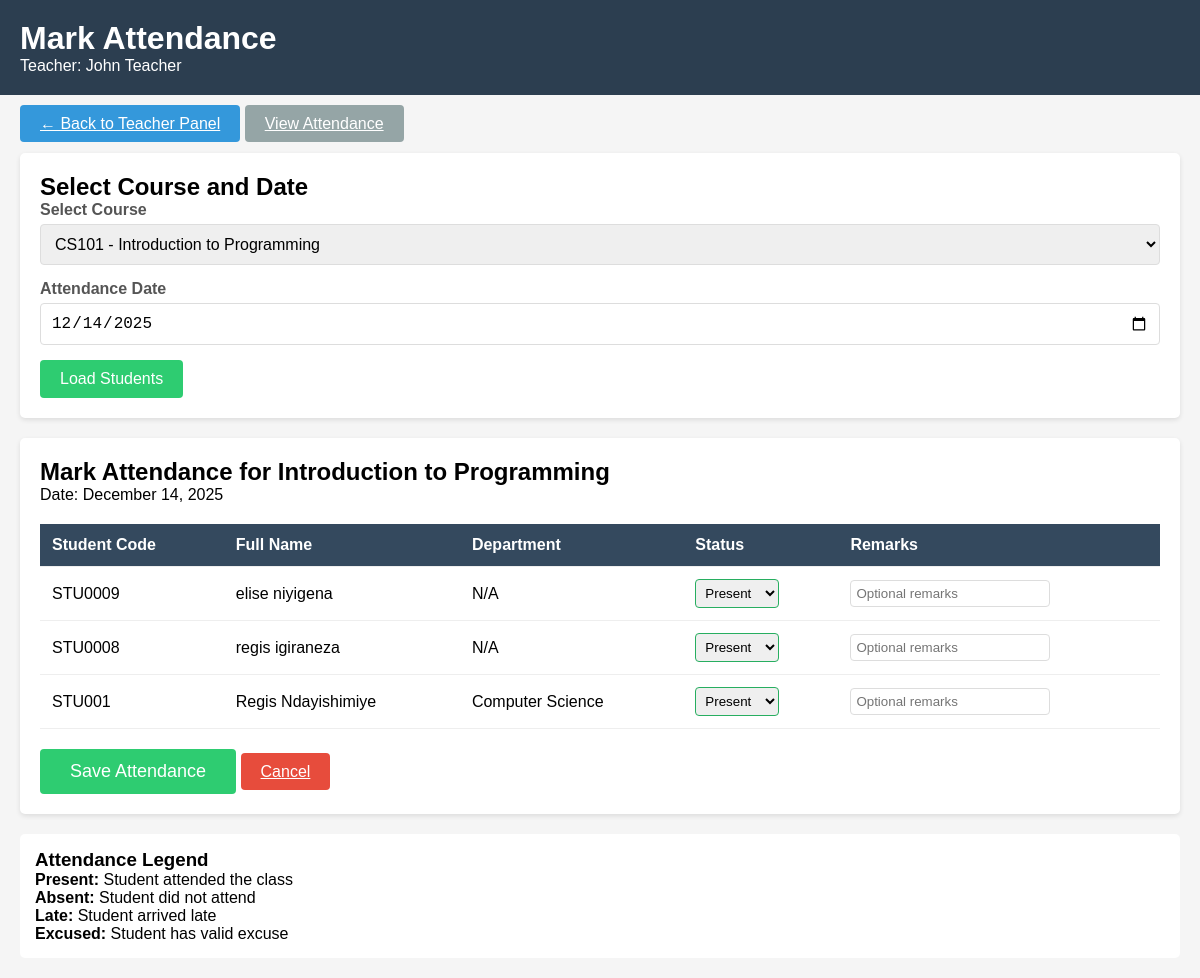
Page /mark_attendance.php?course_id=1 (signed in) on the committed database.
### tables this page shows
CREATE TABLE `courses` (
  `course_id` int(11) NOT NULL,
  `course_code` varchar(20) NOT NULL,
  `course_name` varchar(200) NOT NULL,
  `teacher_id` int(11) DEFAULT NULL,
  `schedule_day` varchar(20) DEFAULT NULL,
  `schedule_time` time DEFAULT NULL,
  `created_at` timestamp NOT NULL DEFAULT current_timestamp()
);

CREATE TABLE `students` (
  `student_id` int(11) NOT NULL,
  `user_id` int(11) DEFAULT NULL,
  `student_code` varchar(20) NOT NULL,
  `department` varchar(100) DEFAULT NULL,
  `year_of_study` int(11) DEFAULT NULL,
  `phone` varchar(20) DEFAULT NULL
);

CREATE TABLE `users` (
  `id` int(11) NOT NULL,
  `username` varchar(50) NOT NULL,
  `email` varchar(100) NOT NULL,
  `password` varchar(255) NOT NULL,
  `role` enum('admin','teacher','student') NOT NULL,
  `full_name` varchar(100) NOT NULL,
  `created_at` timestamp NOT NULL DEFAULT current_timestamp()
);

### mark_attendance.php (the view, shortened to what this page needs)
<?php
$conn = db_connect();
$teacher_id = $_SESSION['user_id'];
$courses_sql = "SELECT * FROM courses WHERE teacher_id = :teacher_id ORDER BY course_name";
$courses_stmt = $conn->prepare($courses_sql);
$courses_stmt->bindParam(':teacher_id', $teacher_id);
$courses_stmt->execute();
$courses = $courses_stmt->fetchAll();
$selected_course_id = $_GET['course_id'] ?? ($_POST['course_id'] ?? '');
$selected_date = $_GET['date'] ?? ($_POST['attendance_date'] ?? date('Y-m-d'));
?>
<!DOCTYPE html>
<html>
<head>
</head>
<body>
    <div class="header">
        <h1>Mark Attendance</h1>
        <p>Teacher: <?php echo htmlspecialchars($_SESSION['full_name']); ?></p>
    </div>
    <div class="container">
        <div style="margin-bottom: 20px;">
            <a href="teacher.php" class="btn">← Back to Teacher Panel</a>
            <a href="view_attendance.php" class="btn" style="background:#95a5a6;">View Attendance</a>
        </div>
        <div class="form-section">
            <h2>Select Course and Date</h2>
            <form method="GET" action="">
                <div class="form-group">
                    <label for="course_id">Select Course</label>
                    <select name="course_id" id="course_id" class="form-control" required>
                        <?php foreach ($courses as $course): ?>
                            <option value="<?php echo $course['course_id']; ?>"
                                <?php echo ($selected_course_id == $course['course_id']) ? 'selected' : ''; ?>>
                                <?php echo htmlspecialchars($course['course_code'] . ' - ' . $course['course_name']); ?>
                            </option>
                        <?php endforeach; ?>
                    </select>
                </div>
                <div class="form-group">
                    <label for="date">Attendance Date</label>
                    <input type="date" name="date" id="date" class="form-control"
                           value="<?php echo htmlspecialchars($selected_date); ?>" required>
                </div>
                <button type="submit" class="btn btn-success">Load Students</button>
            </form>
        </div>
        <?php if (!empty($selected_course_id) && !empty($selected_date)):
            $course_sql = "SELECT * FROM courses WHERE course_id = :course_id";
            $course_stmt = $conn->prepare($course_sql);
            $course_stmt->bindParam(':course_id', $selected_course_id);
            $course_stmt->execute();
            $course = $course_stmt->fetch();
            $students_sql = "SELECT s.*, u.full_name
                           FROM students s
                           JOIN users u ON s.user_id = u.id
                           ORDER BY u.full_name";
            $students_stmt = $conn->prepare($students_sql);
            $students_stmt->execute();
            $all_students = $students_stmt->fetchAll();
            $existing_data = [];
        ?>
        <div class="form-section">
            <h2>Mark Attendance for <?php echo htmlspecialchars($course['course_name']); ?></h2>
            <p>Date: <?php echo date('F j, Y', strtotime($selected_date)); ?></p>
            <form method="POST" action="">
                <table class="attendance-table">
                    <thead>
                        <tr>
                            <th>Student Code</th>
                            <th>Full Name</th>
                            <th>Department</th>
                            <th>Status</th>
                            <th>Remarks</th>
                        </tr>
                    </thead>
                    <tbody>
                        <?php foreach ($all_students as $student):
                            $current_status = isset($existing_data[$student['student_id']]) ?
                                            $existing_data[$student['student_id']]['status'] : 'present';
                            $current_remarks = isset($existing_data[$student['student_id']]) ?
                                             $existing_data[$student['student_id']]['remarks'] : '';
                        ?>
                        <tr>
                            <td><?php echo htmlspecialchars($student['student_code']); ?></td>
                            <td><?php echo htmlspecialchars($student['full_name']); ?></td>
                            <td><?php echo htmlspecialchars($student['department'] ?? 'N/A'); ?></td>
                            <td>
                                <select name="students[<?php echo $student['student_id']; ?>][status]"
                                        class="status-select status-<?php echo $current_status; ?>">
                                    <option value="present" <?php echo ($current_status == 'present') ? 'selected' : ''; ?>>Present</option>
                                </select>
                            </td>
                            <td>
                                <input type="text" name="students[<?php echo $student['student_id']; ?>][remarks]"
                                       class="remarks-input"
                                       value="<?php echo htmlspecialchars($current_remarks); ?>"
                                       placeholder="Optional remarks">
                            </td>
                        </tr>
                        <?php endforeach; ?>
                    </tbody>
                </table>
                <div style="margin-top: 20px;">
                    <button type="submit" name="save_attendance" class="btn btn-success" style="font-size: 18px; padding: 12px 30px;">
                        Save Attendance
                    </button>
                    <a href="mark_attendance.php" class="btn btn-danger">Cancel</a>
                </div>
            </form>
        </div>
        <?php endif; ?>
        <div style="margin-top: 20px; background: white; padding: 15px; border-radius: 5px;">
            <h3>Attendance Legend</h3>
            <p><strong>Present:</strong> Student attended the class</p>
            <p><strong>Absent:</strong> Student did not attend</p>
            <p><strong>Late:</strong> Student arrived late</p>
            <p><strong>Excused:</strong> Student has valid excuse</p>
        </div>
    </div>
</body>
</html>

### mark_attendance.php (style rules this page uses)
* { margin: 0; padding: 0; box-sizing: border-box; }
body { font-family: Arial, sans-serif; background: #f5f5f5; }
.header { background: #2c3e50; color: white; padding: 20px; }
.container { max-width: 1200px; margin: 0 auto; padding: 20px; }
.form-section { background: white; padding: 20px; border-radius: 5px; margin-bottom: 20px; box-shadow: 0 2px 5px rgba(0,0,0,0.1); }
.form-group { margin-bottom: 15px; }
.form-group label { display: block; margin-bottom: 5px; color: #555; font-weight: bold; }
.form-control { width: 100%; padding: 10px; border: 1px solid #ddd; border-radius: 4px; font-size: 16px; }
.btn { background: #3498db; color: white; border: none; padding: 10px 20px; border-radius: 4px; cursor: pointer; font-size: 16px; }
.btn-success { background: #2ecc71; }
.btn-danger { background: #e74c3c; }
.attendance-table { width: 100%; border-collapse: collapse; margin-top: 20px; }
.attendance-table th, .attendance-table td { padding: 12px; text-align: left; border-bottom: 1px solid #eee; }
.attendance-table th { background: #34495e; color: white; }
.status-select { padding: 5px; border-radius: 4px; border: 1px solid #ddd; }
.status-present { border-color: #27ae60; }
.remarks-input { width: 200px; padding: 5px; border: 1px solid #ddd; border-radius: 4px; }

### rows in the picture
courses: course_name "Introduction to Programming"
students: student_code "STU0009", user.full_name "elise niyigena", department "N/A", student_id "Present"
students: student_code "STU0008", user.full_name "regis igiraneza", department "N/A", student_id "Present"
students: student_code "STU001", user.full_name "Regis Ndayishimiye", department "Computer Science", student_id "Present"

### other values in the picture
$_SESSION['full_name'] "John Teacher"
form field course_id "CS101 - Introduction to Programming"
